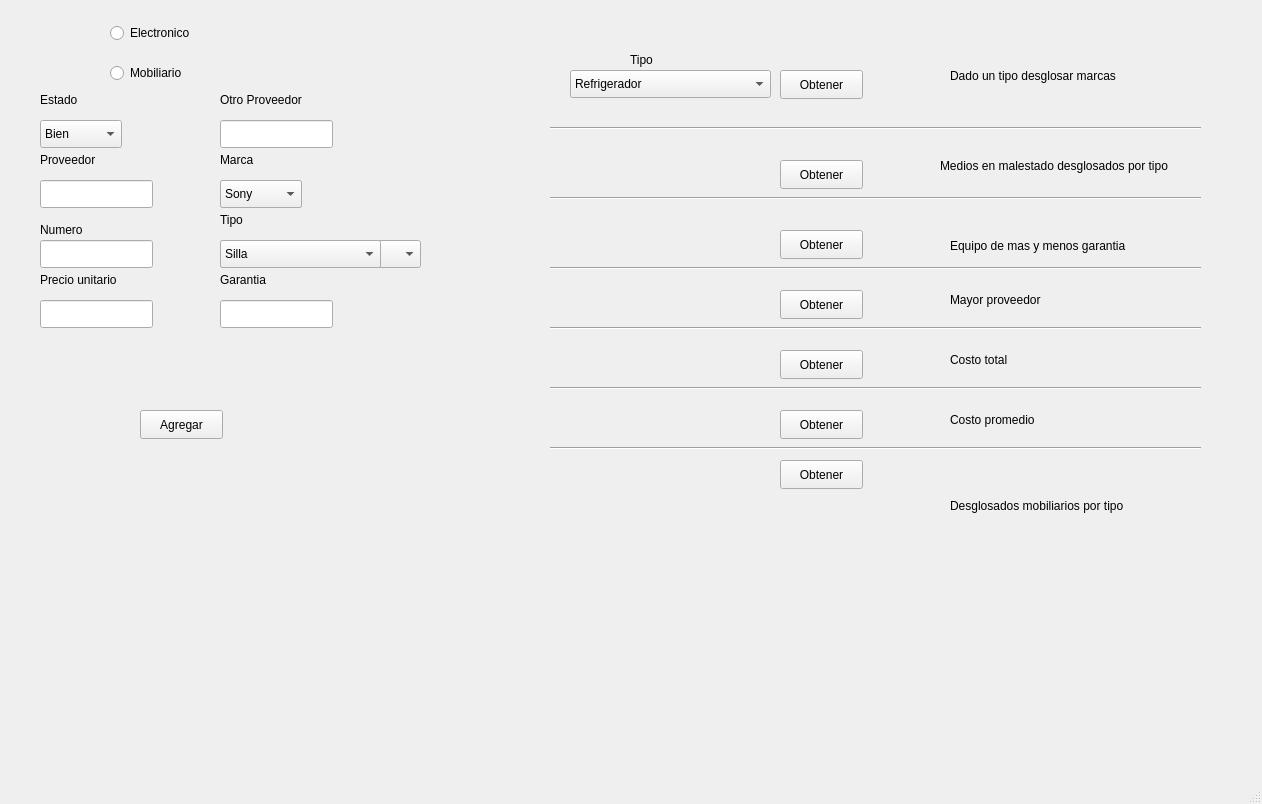
<?xml version="1.0" encoding="UTF-8"?>
<ui version="4.0">
 <class>MainWindow</class>
 <widget class="QMainWindow" name="MainWindow">
  <property name="geometry">
   <rect>
    <x>0</x>
    <y>0</y>
    <width>1262</width>
    <height>804</height>
   </rect>
  </property>
  <property name="windowTitle">
   <string>MainWindow</string>
  </property>
  <widget class="QWidget" name="centralwidget">
   <widget class="QLabel" name="label">
    <property name="geometry">
     <rect>
      <x>40</x>
      <y>90</y>
      <width>63</width>
      <height>20</height>
     </rect>
    </property>
    <property name="text">
     <string>Estado</string>
    </property>
   </widget>
   <widget class="QLabel" name="label_2">
    <property name="geometry">
     <rect>
      <x>40</x>
      <y>150</y>
      <width>81</width>
      <height>20</height>
     </rect>
    </property>
    <property name="text">
     <string>Proveedor</string>
    </property>
   </widget>
   <widget class="QLineEdit" name="provedorLine">
    <property name="geometry">
     <rect>
      <x>40</x>
      <y>180</y>
      <width>113</width>
      <height>28</height>
     </rect>
    </property>
   </widget>
   <widget class="QLabel" name="numeroLine3">
    <property name="geometry">
     <rect>
      <x>40</x>
      <y>220</y>
      <width>63</width>
      <height>20</height>
     </rect>
    </property>
    <property name="text">
     <string>Numero</string>
    </property>
   </widget>
   <widget class="QLineEdit" name="numeroLine">
    <property name="geometry">
     <rect>
      <x>40</x>
      <y>240</y>
      <width>113</width>
      <height>28</height>
     </rect>
    </property>
   </widget>
   <widget class="QLabel" name="label_4">
    <property name="geometry">
     <rect>
      <x>40</x>
      <y>270</y>
      <width>111</width>
      <height>20</height>
     </rect>
    </property>
    <property name="text">
     <string>Precio unitario</string>
    </property>
   </widget>
   <widget class="QLineEdit" name="precioUnitarioLine">
    <property name="geometry">
     <rect>
      <x>40</x>
      <y>300</y>
      <width>113</width>
      <height>28</height>
     </rect>
    </property>
   </widget>
   <widget class="QLineEdit" name="otro4">
    <property name="geometry">
     <rect>
      <x>220</x>
      <y>300</y>
      <width>113</width>
      <height>28</height>
     </rect>
    </property>
   </widget>
   <widget class="QLabel" name="lotro4">
    <property name="geometry">
     <rect>
      <x>220</x>
      <y>270</y>
      <width>63</width>
      <height>20</height>
     </rect>
    </property>
    <property name="text">
     <string>Garantia</string>
    </property>
   </widget>
   <widget class="QLabel" name="lotro3">
    <property name="geometry">
     <rect>
      <x>220</x>
      <y>210</y>
      <width>63</width>
      <height>20</height>
     </rect>
    </property>
    <property name="text">
     <string>Tipo</string>
    </property>
   </widget>
   <widget class="QLabel" name="lotro2">
    <property name="geometry">
     <rect>
      <x>220</x>
      <y>150</y>
      <width>63</width>
      <height>20</height>
     </rect>
    </property>
    <property name="text">
     <string>Marca</string>
    </property>
   </widget>
   <widget class="QLabel" name="lotro1">
    <property name="geometry">
     <rect>
      <x>220</x>
      <y>90</y>
      <width>111</width>
      <height>20</height>
     </rect>
    </property>
    <property name="text">
     <string>Otro Proveedor</string>
    </property>
   </widget>
   <widget class="QLineEdit" name="otro1">
    <property name="geometry">
     <rect>
      <x>220</x>
      <y>120</y>
      <width>113</width>
      <height>28</height>
     </rect>
    </property>
   </widget>
   <widget class="QRadioButton" name="radioButton">
    <property name="geometry">
     <rect>
      <x>110</x>
      <y>20</y>
      <width>112</width>
      <height>26</height>
     </rect>
    </property>
    <property name="text">
     <string>Electronico</string>
    </property>
   </widget>
   <widget class="QRadioButton" name="radioButton_2">
    <property name="geometry">
     <rect>
      <x>110</x>
      <y>60</y>
      <width>112</width>
      <height>26</height>
     </rect>
    </property>
    <property name="text">
     <string>Mobiliario</string>
    </property>
   </widget>
   <widget class="QPushButton" name="pushButton">
    <property name="geometry">
     <rect>
      <x>140</x>
      <y>410</y>
      <width>83</width>
      <height>29</height>
     </rect>
    </property>
    <property name="text">
     <string>Agregar</string>
    </property>
   </widget>
   <widget class="QLabel" name="label_9">
    <property name="geometry">
     <rect>
      <x>630</x>
      <y>50</y>
      <width>63</width>
      <height>20</height>
     </rect>
    </property>
    <property name="text">
     <string>Tipo</string>
    </property>
   </widget>
   <widget class="QLabel" name="laberDesglosarM">
    <property name="geometry">
     <rect>
      <x>950</x>
      <y>30</y>
      <width>301</width>
      <height>91</height>
     </rect>
    </property>
    <property name="text">
     <string>Dado un tipo desglosar marcas</string>
    </property>
   </widget>
   <widget class="QPushButton" name="pushButton_2">
    <property name="geometry">
     <rect>
      <x>780</x>
      <y>70</y>
      <width>83</width>
      <height>29</height>
     </rect>
    </property>
    <property name="text">
     <string>Obtener</string>
    </property>
   </widget>
   <widget class="QPushButton" name="pushButton_3">
    <property name="geometry">
     <rect>
      <x>780</x>
      <y>160</y>
      <width>83</width>
      <height>29</height>
     </rect>
    </property>
    <property name="text">
     <string>Obtener</string>
    </property>
   </widget>
   <widget class="QLabel" name="malEstadoTipo">
    <property name="geometry">
     <rect>
      <x>940</x>
      <y>130</y>
      <width>301</width>
      <height>71</height>
     </rect>
    </property>
    <property name="text">
     <string>Medios en malestado desglosados por tipo</string>
    </property>
   </widget>
   <widget class="QPushButton" name="pushButton_4">
    <property name="geometry">
     <rect>
      <x>780</x>
      <y>230</y>
      <width>83</width>
      <height>29</height>
     </rect>
    </property>
    <property name="text">
     <string>Obtener</string>
    </property>
   </widget>
   <widget class="QLabel" name="mayorMenorGarantia">
    <property name="geometry">
     <rect>
      <x>950</x>
      <y>230</y>
      <width>261</width>
      <height>31</height>
     </rect>
    </property>
    <property name="text">
     <string>Equipo de mas y menos garantia</string>
    </property>
   </widget>
   <widget class="QLabel" name="mayorProveedor">
    <property name="geometry">
     <rect>
      <x>950</x>
      <y>290</y>
      <width>261</width>
      <height>20</height>
     </rect>
    </property>
    <property name="text">
     <string>Mayor proveedor</string>
    </property>
   </widget>
   <widget class="QPushButton" name="pushButton_5">
    <property name="geometry">
     <rect>
      <x>780</x>
      <y>290</y>
      <width>83</width>
      <height>29</height>
     </rect>
    </property>
    <property name="text">
     <string>Obtener</string>
    </property>
   </widget>
   <widget class="QLabel" name="costoTotal">
    <property name="geometry">
     <rect>
      <x>950</x>
      <y>350</y>
      <width>261</width>
      <height>20</height>
     </rect>
    </property>
    <property name="text">
     <string>Costo total</string>
    </property>
   </widget>
   <widget class="QPushButton" name="pushButton_7">
    <property name="geometry">
     <rect>
      <x>780</x>
      <y>350</y>
      <width>83</width>
      <height>29</height>
     </rect>
    </property>
    <property name="text">
     <string>Obtener</string>
    </property>
   </widget>
   <widget class="QPushButton" name="pushButton_8">
    <property name="geometry">
     <rect>
      <x>780</x>
      <y>410</y>
      <width>83</width>
      <height>29</height>
     </rect>
    </property>
    <property name="text">
     <string>Obtener</string>
    </property>
   </widget>
   <widget class="QLabel" name="costoPromedio">
    <property name="geometry">
     <rect>
      <x>950</x>
      <y>410</y>
      <width>261</width>
      <height>20</height>
     </rect>
    </property>
    <property name="text">
     <string>Costo promedio</string>
    </property>
   </widget>
   <widget class="QComboBox" name="comboBox">
    <property name="geometry">
     <rect>
      <x>40</x>
      <y>120</y>
      <width>82</width>
      <height>28</height>
     </rect>
    </property>
    <item>
     <property name="text">
      <string>Bien</string>
     </property>
    </item>
    <item>
     <property name="text">
      <string>Mal</string>
     </property>
    </item>
    <item>
     <property name="text">
      <string>Regular</string>
     </property>
    </item>
   </widget>
   <widget class="QComboBox" name="comboBox_2">
    <property name="geometry">
     <rect>
      <x>220</x>
      <y>180</y>
      <width>82</width>
      <height>28</height>
     </rect>
    </property>
    <item>
     <property name="text">
      <string>Aula</string>
     </property>
    </item>
    <item>
     <property name="text">
      <string>Laboratorio</string>
     </property>
    </item>
    <item>
     <property name="text">
      <string>Apartamento</string>
     </property>
    </item>
    <item>
     <property name="text">
      <string>Oficina</string>
     </property>
    </item>
   </widget>
   <widget class="QComboBox" name="comboBox_3">
    <property name="geometry">
     <rect>
      <x>220</x>
      <y>240</y>
      <width>201</width>
      <height>28</height>
     </rect>
    </property>
    <item>
     <property name="text">
      <string>Refrigerador</string>
     </property>
    </item>
    <item>
     <property name="text">
      <string>TV</string>
     </property>
    </item>
    <item>
     <property name="text">
      <string>Video</string>
     </property>
    </item>
    <item>
     <property name="text">
      <string>Ventilador</string>
     </property>
    </item>
    <item>
     <property name="text">
      <string>Aire acondicionado</string>
     </property>
    </item>
    <item>
     <property name="text">
      <string>Computadora</string>
     </property>
    </item>
   </widget>
   <widget class="QComboBox" name="comboBox_4">
    <property name="geometry">
     <rect>
      <x>220</x>
      <y>240</y>
      <width>161</width>
      <height>28</height>
     </rect>
    </property>
    <item>
     <property name="text">
      <string>Silla</string>
     </property>
    </item>
    <item>
     <property name="text">
      <string>Buro</string>
     </property>
    </item>
    <item>
     <property name="text">
      <string>Cama</string>
     </property>
    </item>
    <item>
     <property name="text">
      <string>Mueble PC</string>
     </property>
    </item>
    <item>
     <property name="text">
      <string>Mesa</string>
     </property>
    </item>
   </widget>
   <widget class="QComboBox" name="comboBox_5">
    <property name="geometry">
     <rect>
      <x>570</x>
      <y>70</y>
      <width>201</width>
      <height>28</height>
     </rect>
    </property>
    <item>
     <property name="text">
      <string>Refrigerador</string>
     </property>
    </item>
    <item>
     <property name="text">
      <string>TV</string>
     </property>
    </item>
    <item>
     <property name="text">
      <string>Video</string>
     </property>
    </item>
    <item>
     <property name="text">
      <string>Ventilador</string>
     </property>
    </item>
    <item>
     <property name="text">
      <string>Aire acondicionado</string>
     </property>
    </item>
    <item>
     <property name="text">
      <string>Computadora</string>
     </property>
    </item>
   </widget>
   <widget class="QComboBox" name="comboBox_6">
    <property name="geometry">
     <rect>
      <x>220</x>
      <y>180</y>
      <width>82</width>
      <height>28</height>
     </rect>
    </property>
    <item>
     <property name="text">
      <string>Sony</string>
     </property>
    </item>
    <item>
     <property name="text">
      <string>Sanyo</string>
     </property>
    </item>
    <item>
     <property name="text">
      <string>Atec</string>
     </property>
    </item>
    <item>
     <property name="text">
      <string>Panda</string>
     </property>
    </item>
    <item>
     <property name="text">
      <string>LG</string>
     </property>
    </item>
   </widget>
   <widget class="QPushButton" name="pushButton_9">
    <property name="geometry">
     <rect>
      <x>780</x>
      <y>460</y>
      <width>83</width>
      <height>29</height>
     </rect>
    </property>
    <property name="text">
     <string>Obtener</string>
    </property>
   </widget>
   <widget class="QLabel" name="tiposMobiliario">
    <property name="geometry">
     <rect>
      <x>950</x>
      <y>460</y>
      <width>231</width>
      <height>91</height>
     </rect>
    </property>
    <property name="text">
     <string>Desglosados mobiliarios por tipo</string>
    </property>
   </widget>
   <widget class="Line" name="line">
    <property name="geometry">
     <rect>
      <x>550</x>
      <y>120</y>
      <width>651</width>
      <height>16</height>
     </rect>
    </property>
    <property name="orientation">
     <enum>Qt::Horizontal</enum>
    </property>
   </widget>
   <widget class="Line" name="line_2">
    <property name="geometry">
     <rect>
      <x>550</x>
      <y>190</y>
      <width>651</width>
      <height>16</height>
     </rect>
    </property>
    <property name="orientation">
     <enum>Qt::Horizontal</enum>
    </property>
   </widget>
   <widget class="Line" name="line_3">
    <property name="geometry">
     <rect>
      <x>550</x>
      <y>260</y>
      <width>651</width>
      <height>16</height>
     </rect>
    </property>
    <property name="orientation">
     <enum>Qt::Horizontal</enum>
    </property>
   </widget>
   <widget class="Line" name="line_4">
    <property name="geometry">
     <rect>
      <x>550</x>
      <y>320</y>
      <width>651</width>
      <height>16</height>
     </rect>
    </property>
    <property name="orientation">
     <enum>Qt::Horizontal</enum>
    </property>
   </widget>
   <widget class="Line" name="line_5">
    <property name="geometry">
     <rect>
      <x>550</x>
      <y>380</y>
      <width>651</width>
      <height>16</height>
     </rect>
    </property>
    <property name="orientation">
     <enum>Qt::Horizontal</enum>
    </property>
   </widget>
   <widget class="Line" name="line_6">
    <property name="geometry">
     <rect>
      <x>550</x>
      <y>440</y>
      <width>651</width>
      <height>16</height>
     </rect>
    </property>
    <property name="orientation">
     <enum>Qt::Horizontal</enum>
    </property>
   </widget>
  </widget>
  <widget class="QMenuBar" name="menubar">
   <property name="geometry">
    <rect>
     <x>0</x>
     <y>0</y>
     <width>1262</width>
     <height>31</height>
    </rect>
   </property>
  </widget>
  <widget class="QStatusBar" name="statusbar"/>
 </widget>
 <resources/>
 <connections/>
</ui>
